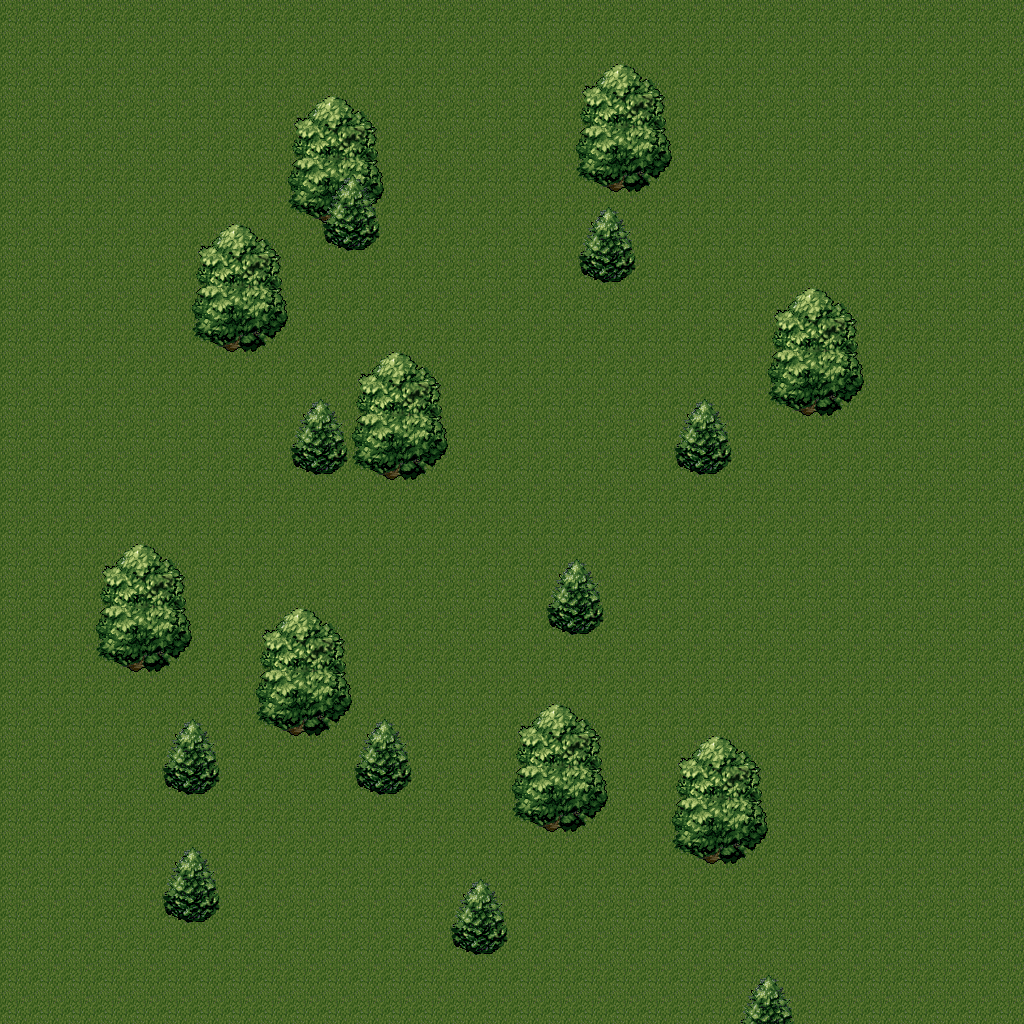

A 2D game scene composited from a Tiled map and its tileset images. What follows is a short description and the map's XML, with each tile layer's data collapsed to a summary:
An orthogonal 32x32 tile map with 32x32 px tiles, 3 tile layers (Tile Layer 1, Tile Layer 2, Tile Layer 3).

<map version="1.0" orientation="orthogonal" width="32" height="32" tilewidth="32" tileheight="32">
 <tileset firstgid="1" name="mountain_landscape_23" tilewidth="32" tileheight="32">
  <image source="mountain_landscape_23.png" width="512" height="512" />
 </tileset>
 <layer name="Tile Layer 1" width="32" height="32">
  <data>[1024 cells, 1024 non-empty, 1 distinct tile ids]</data>
 </layer>
 <layer name="Tile Layer 2" width="32" height="32">
  <data>[1024 cells, 60 non-empty, 12 distinct tile ids]</data>
 </layer>
 <layer name="Tile Layer 3" width="32" height="32">
  <data>[1024 cells, 106 non-empty, 18 distinct tile ids]</data>
 </layer>
</map>
